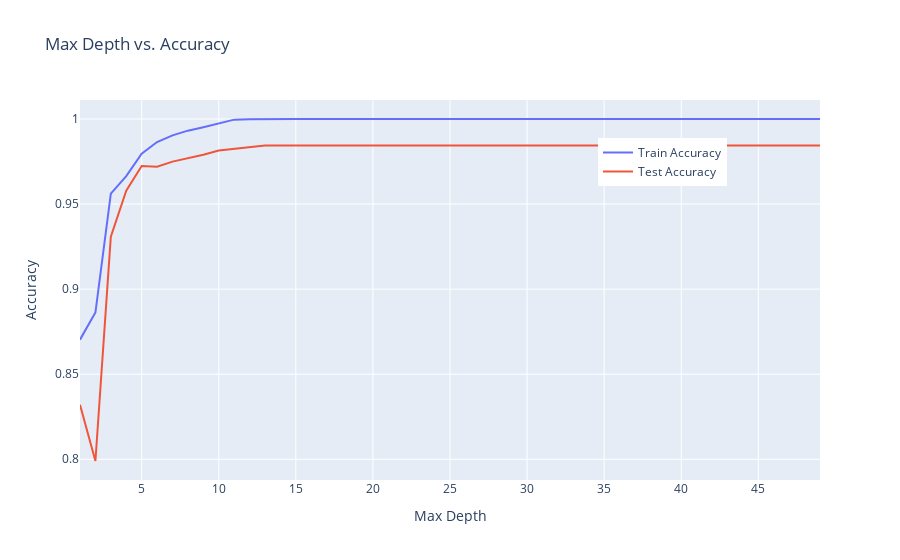

Notebook code cell kept with this figure:
### Markdown cell above
- Following the upsampling process, Our target column now exhibits a balanced distribution between the two classes. 

- With this class balance achieved, our dataset is now prepared for modeling
---
- Iterating through different values of min_samples_split and max_depth aims to identify the optimal combination that maximizes accuracy in the Decision Tree Classifier.¶

### Code cell
max_depth_values = range(1, 50)

# Lists to store performance metric scores
train_scores = []
test_scores = []

for depth in max_depth_values:
    clf = DecisionTreeClassifier(max_depth=depth, random_state=42)
    clf.fit(X_train_upsampled, y_train_upsampled)

    y_train_pred = clf.predict(X_train_upsampled)
    train_scores.append(accuracy_score(y_train_upsampled, y_train_pred))

    y_test_pred = clf.predict(X_test)
    test_scores.append(accuracy_score(y_test, y_test_pred))

# Create Plotly figure
fig = go.Figure()

# Add training accuracy trace
fig.add_trace(go.Scatter(x=list(max_depth_values), y=train_scores, mode='lines', name='Train Accuracy'))

# Add testing accuracy trace
fig.add_trace(go.Scatter(x=list(max_depth_values), y=test_scores, mode='lines', name='Test Accuracy'))

# Update layout
fig.update_layout(
    title='Max Depth vs. Accuracy',
    xaxis=dict(title='Max Depth'),
    yaxis=dict(title='Accuracy'),
    legend=dict(x=0.7, y=0.9),
)

# Show the interactive plot
fig.show()

### Figure 1 — Plotly figure (JSON) as saved in the notebook; plotly's stock layout.template omitted (floating-point values rounded to 4 significant figures)
{"data": [{"mode": "lines", "name": "Train Accuracy", "type": "scatter", "x": [1, 2, 3, 4, 5, 6, 7, 8, 9, 10, 11, 12, 13, 14, 15, 16, 17, 18, 19, 20, 21, 22, 23, 24, 25, 26, 27, 28, 29, 30, 31, 32, 33, 34, 35, 36, 37, 38, 39, 40, 41, 42, 43, 44, 45, 46, 47, 48, 49], "y": [0.8703, 0.8863, 0.9561, 0.9665, 0.9796, 0.9865, 0.9904, 0.9931, 0.9952, 0.9976, 0.9996, 0.9998, 1, 1, 1, 1, 1, 1, 1, 1, 1, 1, 1, 1, 1, 1, 1, 1, 1, 1, 1, 1, 1, 1, 1, 1, 1, 1, 1, 1, 1, 1, 1, 1, 1, 1, 1, 1, 1]}, {"mode": "lines", "name": "Test Accuracy", "type": "scatter", "x": [1, 2, 3, 4, 5, 6, 7, 8, 9, 10, 11, 12, 13, 14, 15, 16, 17, 18, 19, 20, 21, 22, 23, 24, 25, 26, 27, 28, 29, 30, 31, 32, 33, 34, 35, 36, 37, 38, 39, 40, 41, 42, 43, 44, 45, 46, 47, 48, 49], "y": [0.8321, 0.799, 0.9308, 0.9579, 0.9724, 0.9719, 0.9749, 0.9769, 0.9789, 0.9815, 0.9825, 0.9835, 0.9845, 0.9845, 0.9845, 0.9845, 0.9845, 0.9845, 0.9845, 0.9845, 0.9845, 0.9845, 0.9845, 0.9845, 0.9845, 0.9845, 0.9845, 0.9845, 0.9845, 0.9845, 0.9845, 0.9845, 0.9845, 0.9845, 0.9845, 0.9845, 0.9845, 0.9845, 0.9845, 0.9845, 0.9845, 0.9845, 0.9845, 0.9845, 0.9845, 0.9845, 0.9845, 0.9845, 0.9845]}], "layout": {"legend": {"x": 0.7, "y": 0.9}, "title": {"text": "Max Depth vs. Accuracy"}, "xaxis": {"title": {"text": "Max Depth"}}, "yaxis": {"title": {"text": "Accuracy"}}}}
